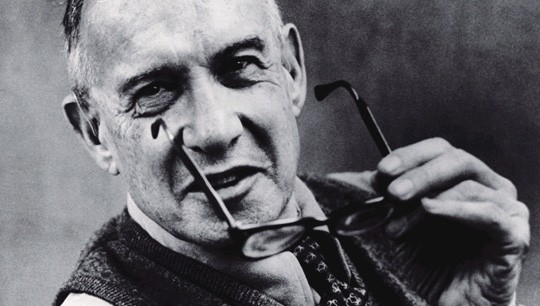
#> input picture day10/peter.jpg, 540 x 306 px
$ python ascilart.py
#> lines starting #> are read from the running program, lines starting #| are printed output that depends on the picture
import cv2

# CHARS = ' .,-~:;=!*#$@'
CHARS = '123456789' # 13
nw = 100

img = cv2.imread('peter.jpg')
#> img is the input picture: shape (306, 540, 3); mean B, G, R 108, 103, 103.8
img = cv2.cvtColor(img, cv2.COLOR_BGR2GRAY)
#> img: shape (306, 540)

h, w = img.shape
#> h = 306; w = 540
nh = int(h / w * nw)
#> nh = 56

img = cv2.resize(img, (nw * 2, nh))
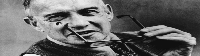
#> img: shape (56, 200); min 9, max 244, mean 103.6

for row in img:
    for pixel in row: # pixel 0-255 -> CHARS 0-12
        index = int(pixel / 256 * len(CHARS))
        print(CHARS[index], end='')

    print()
#> this loop made 56 passes
#| 55656566555555555545556542333335667788888999888888888888888888888888888888988899999988888888888878788743333333333333333323333333333334343433333343433333333333333444444444333444344344444444444444444444
#| 55556666555555555555555532361255678878898898888888888888888888888888888888888889999988888888788777788874333333333333332323233333333333333333333333333333333333333334344444434344433344444433444444444444
#| 55566666555555655555555524332366778888888889888888788888888777788888888887878899999898888888888777788886433333233322223223333333333333233333333333233333333333333333344343333444443334443333444433343343
#| 55566666655556655555555313532266778788888878888888888888888777788888888887888888999998898888888877778878433333333233223223333332333323222323333333323333333333333333444433333344433434444443433333333333
#| 55566666665566555555554322332456767777777777788888888888888888777888888888888888989998888888888887778888747873333332333222333333333233332222333333223333333333333333434433334443443333444444444333333433
#| 55566666665656656655556622253566667777777767777878788788888888878888888877888888888888888888887887787878788226333332323222333223332333333222233322223333333333333333333333333333334334434444443333333343
#| 65656666666666565555656543444567666667677766677777888988888998888988887778778888888888888887677687788776776312733333222222232323323333232222222223223333322322323333333333333333334433434444334433443334
#| 56666666666666556665666663454676666566667666656678888888899999988998888778876787777777666542223235678776676431553333232323233233223323322223233333323322232222233333333333333433334444434343333433333334
#> (further printed lines are left out)

$ run again, with day10/sketch_color_1775792275.png saved as day10/peter.jpg
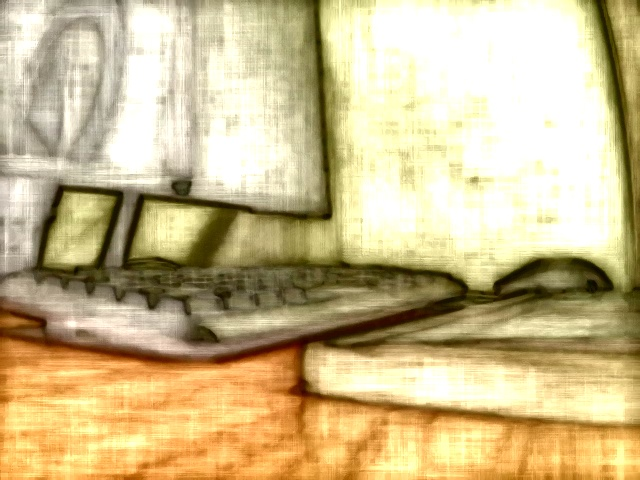
#> input picture day10/sketch_color_1775792275.png, 640 x 480 px
#> img is the input picture: shape (480, 640, 3); mean B, G, R 140.2, 186.3, 204.3
#> `img = cv2.cvtColor(img, cv2.COLOR_BGR2GRAY)`:
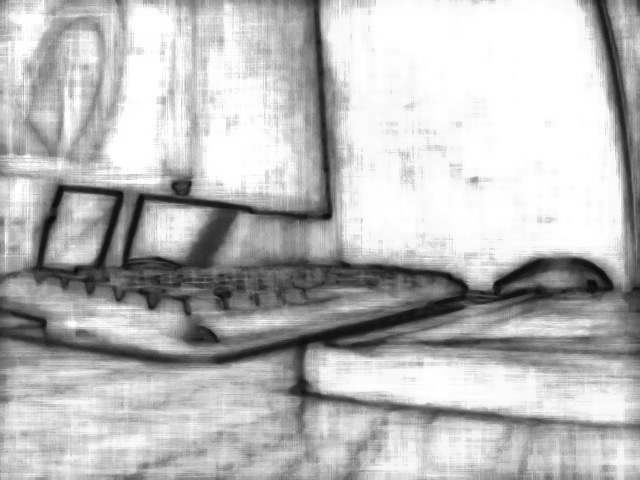
#> img: shape (480, 640); min 8, max 255, mean 186.5
#> `img = cv2.resize(img, (nw * 2, nh))`:
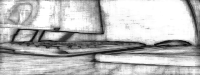
#> img: shape (75, 200); min 12, max 255, mean 186.3
#> the loop `for row in img:` made 75 passes
#| 55677878888899877776555666666777666655568888877677787775665556667666668777766666566665555555544333225767889888787788899999999999999999999999999999998899999999999999999999999999999977655322235566655543
#| 66778899889999876666777777777788877776678999999998898887787666777787779988877877777766676666655544236788889888999999999999999999999999999999999999999999999999999999999999999999999999766532225667766654
#| 77899999999999887777788887777788888886679999999999999998898767889888899989888888777776777666666544236888999999999999999999999999999999999999999999999999999999999999999999999999999999977642134667766665
#| 77789999999999887766666666666667788987679999999999999998888877889888889999998988888777777677776544227889999999999999999999999999999999999999999999999999999999999999999999999999999999987653233667877776
#| 66788889999999877666566667776656788887679999999999999998898877888888889999998988888777766777776544326889999999999999999999999999999999999999999999999999999999999999999999999999999999998764213466777677
#> (further printed lines are left out)
